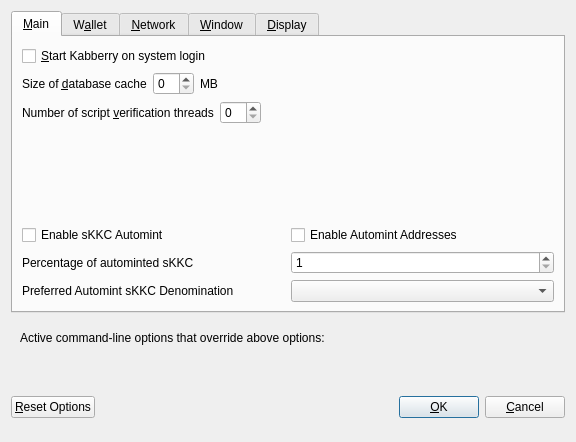
<?xml version="1.0" encoding="UTF-8"?>
<ui version="4.0">
 <class>OptionsDialog</class>
 <widget class="QDialog" name="OptionsDialog">
  <property name="geometry">
   <rect>
    <x>0</x>
    <y>0</y>
    <width>576</width>
    <height>442</height>
   </rect>
  </property>
  <property name="windowTitle">
   <string>Options</string>
  </property>
  <property name="modal">
   <bool>true</bool>
  </property>
  <layout class="QVBoxLayout" name="verticalLayout">
   <item>
    <widget class="QTabWidget" name="tabWidget">
     <property name="currentIndex">
      <number>0</number>
     </property>
     <widget class="QWidget" name="tabMain">
      <attribute name="title">
       <string>&amp;Main</string>
      </attribute>
      <layout class="QVBoxLayout" name="verticalLayout_Main">
       <item>
        <widget class="QCheckBox" name="bitcoinAtStartup">
         <property name="toolTip">
          <string>Automatically start Kabberry after logging in to the system.</string>
         </property>
         <property name="text">
          <string>&amp;Start Kabberry on system login</string>
         </property>
        </widget>
       </item>
       <item>
        <layout class="QHBoxLayout" name="horizontalLayout_2_Main">
         <item>
          <widget class="QLabel" name="databaseCacheLabel">
           <property name="text">
            <string>Size of &amp;database cache</string>
           </property>
           <property name="textFormat">
            <enum>Qt::PlainText</enum>
           </property>
           <property name="buddy">
            <cstring>databaseCache</cstring>
           </property>
          </widget>
         </item>
         <item>
          <widget class="QSpinBox" name="databaseCache"/>
         </item>
         <item>
          <widget class="QLabel" name="databaseCacheUnitLabel">
           <property name="text">
            <string>MB</string>
           </property>
           <property name="textFormat">
            <enum>Qt::PlainText</enum>
           </property>
          </widget>
         </item>
         <item>
          <spacer name="horizontalSpacer_2_Main">
           <property name="orientation">
            <enum>Qt::Horizontal</enum>
           </property>
           <property name="sizeHint" stdset="0">
            <size>
             <width>40</width>
             <height>20</height>
            </size>
           </property>
          </spacer>
         </item>
        </layout>
       </item>
       <item>
        <layout class="QHBoxLayout" name="horizontalLayout_3_Main">
         <item>
          <widget class="QLabel" name="threadsScriptVerifLabel">
           <property name="text">
            <string>Number of script &amp;verification threads</string>
           </property>
           <property name="textFormat">
            <enum>Qt::PlainText</enum>
           </property>
           <property name="buddy">
            <cstring>threadsScriptVerif</cstring>
           </property>
          </widget>
         </item>
         <item>
          <widget class="QSpinBox" name="threadsScriptVerif">
           <property name="toolTip">
            <string>(0 = auto, &lt;0 = leave that many cores free)</string>
           </property>
          </widget>
         </item>
         <item>
          <spacer name="horizontalSpacer_3_Main">
           <property name="orientation">
            <enum>Qt::Horizontal</enum>
           </property>
           <property name="sizeHint" stdset="0">
            <size>
             <width>40</width>
             <height>20</height>
            </size>
           </property>
          </spacer>
         </item>
        </layout>
       </item>
       <item>
        <spacer name="verticalSpacer_2">
         <property name="orientation">
          <enum>Qt::Vertical</enum>
         </property>
         <property name="sizeHint" stdset="0">
          <size>
           <width>20</width>
           <height>40</height>
          </size>
         </property>
        </spacer>
       </item>
       <item>
        <widget class="QWidget" name="verticalsKKCOptionsWidget" native="true">
         <layout class="QVBoxLayout" name="verticalsKKCOptionsLayout">
          <property name="margin">
           <number>0</number>
          </property>
          <item>
           <layout class="QHBoxLayout" name="horizontalAutomintingLayout">
            <item>
             <widget class="QCheckBox" name="checkBoxZeromintEnable">
              <property name="toolTip">
               <string>Enable automatic minting of KKC units to sKKC</string>
              </property>
              <property name="layoutDirection">
               <enum>Qt::LeftToRight</enum>
              </property>
              <property name="text">
               <string>Enable sKKC Automint</string>
              </property>
             </widget>
            </item>
            <item>
             <widget class="QCheckBox" name="checkBoxZeromintAddresses">
              <property name="toolTip">
               <string>Enable automatic sKKC minting from specific addresses</string>
              </property>
              <property name="layoutDirection">
               <enum>Qt::LeftToRight</enum>
              </property>
              <property name="text">
               <string>Enable Automint Addresses</string>
              </property>
             </widget>
            </item>
           </layout>
          </item>
          <item>
           <layout class="QHBoxLayout" name="horizontalZmintPercentageLayout">
            <item>
             <widget class="QLabel" name="percentage_label">
              <property name="toolTip">
               <string>Percentage of incoming KKC which get automatically converted to sKKC via Zerocoin Protocol (min: 10%)</string>
              </property>
              <property name="text">
               <string>Percentage of autominted sKKC</string>
              </property>
             </widget>
            </item>
            <item>
             <widget class="QSpinBox" name="zeromintPercentage">
              <property name="minimum">
               <number>1</number>
              </property>
              <property name="maximum">
               <number>100</number>
              </property>
             </widget>
            </item>
           </layout>
          </item>
          <item>
           <layout class="QHBoxLayout" name="horizontalLayout" stretch="0,0">
            <property name="sizeConstraint">
             <enum>QLayout::SetFixedSize</enum>
            </property>
            <item>
             <widget class="QLabel" name="labelPreferredDenom">
              <property name="maximumSize">
               <size>
                <width>16777215</width>
                <height>16777215</height>
               </size>
              </property>
              <property name="toolTip">
               <string>Wait with automatic conversion to Zerocoin until enough KKC for this denomination is available</string>
              </property>
              <property name="text">
               <string>Preferred Automint sKKC Denomination</string>
              </property>
             </widget>
            </item>
            <item>
             <widget class="QComboBox" name="preferredDenom">
              <property name="maximumSize">
               <size>
                <width>16777215</width>
                <height>27</height>
               </size>
              </property>
              <property name="toolTip">
               <string>Wait with automatic conversion to Zerocoin until enough KKC for this denomination is available</string>
              </property>
              <property name="maxVisibleItems">
               <number>9</number>
              </property>
              <property name="maxCount">
               <number>9</number>
              </property>
             </widget>
            </item>
           </layout>
          </item>
         </layout>
        </widget>
       </item>
      </layout>
     </widget>
     <widget class="QWidget" name="tabWallet">
      <attribute name="title">
       <string>W&amp;allet</string>
      </attribute>
      <layout class="QVBoxLayout" name="verticalLayout_Wallet">
       <item>
        <layout class="QHBoxLayout" name="horizontalLayout_2_Wallet">
         <item>
          <widget class="QLabel" name="labelStakeSplitThresholdText">
           <property name="text">
            <string>Stake split threshold:</string>
           </property>
          </widget>
         </item>
         <item>
          <widget class="QSpinBox" name="spinBoxStakeSplitThreshold">
           <property name="minimum">
            <number>1</number>
           </property>
           <property name="maximum">
            <number>999999</number>
           </property>
          </widget>
         </item>
        </layout>
       </item>
       <item>
        <widget class="QGroupBox" name="groupBox">
         <property name="title">
          <string>Expert</string>
         </property>
         <layout class="QVBoxLayout" name="verticalLayout_2">
          <item>
           <widget class="QCheckBox" name="coinControlFeatures">
            <property name="toolTip">
             <string>Whether to show coin control features or not.</string>
            </property>
            <property name="text">
             <string>Enable coin &amp;control features</string>
            </property>
           </widget>
          </item>
          <item>
           <widget class="QCheckBox" name="showMasternodesTab">
            <property name="toolTip">
             <string>Show additional tab listing all your masternodes in first sub-tab&lt;br/&gt;and all masternodes on the network in second sub-tab.</string>
            </property>
            <property name="text">
             <string>Show Masternodes Tab</string>
            </property>
           </widget>
          </item>
          <item>
           <widget class="QCheckBox" name="spendZeroConfChange">
            <property name="toolTip">
             <string>If you disable the spending of unconfirmed change, the change from a transaction&lt;br/&gt;cannot be used until that transaction has at least one confirmation.&lt;br/&gt;This also affects how your balance is computed.</string>
            </property>
            <property name="text">
             <string>&amp;Spend unconfirmed change</string>
            </property>
           </widget>
          </item>
         </layout>
        </widget>
       </item>
       <item>
        <spacer name="verticalSpacer_Wallet">
         <property name="orientation">
          <enum>Qt::Vertical</enum>
         </property>
         <property name="sizeHint" stdset="0">
          <size>
           <width>20</width>
           <height>40</height>
          </size>
         </property>
        </spacer>
       </item>
      </layout>
     </widget>
     <widget class="QWidget" name="tabNetwork">
      <attribute name="title">
       <string>&amp;Network</string>
      </attribute>
      <layout class="QVBoxLayout" name="verticalLayout_Network">
       <item>
        <widget class="QCheckBox" name="mapPortUpnp">
         <property name="toolTip">
          <string>Automatically open the Kabberry client port on the router. This only works when your router supports UPnP and it is enabled.</string>
         </property>
         <property name="text">
          <string>Map port using &amp;UPnP</string>
         </property>
        </widget>
       </item>
       <item>
        <widget class="QCheckBox" name="allowIncoming">
         <property name="toolTip">
          <string>Accept connections from outside</string>
         </property>
         <property name="text">
          <string>Allow incoming connections</string>
         </property>
        </widget>
       </item>
       <item>
        <widget class="QCheckBox" name="connectSocks">
         <property name="toolTip">
          <string>Connect to the Kabberry network through a SOCKS5 proxy.</string>
         </property>
         <property name="text">
          <string>&amp;Connect through SOCKS5 proxy (default proxy):</string>
         </property>
        </widget>
       </item>
       <item>
        <layout class="QHBoxLayout" name="horizontalLayout_1_Network">
         <item>
          <widget class="QLabel" name="proxyIpLabel">
           <property name="text">
            <string>Proxy &amp;IP:</string>
           </property>
           <property name="textFormat">
            <enum>Qt::PlainText</enum>
           </property>
           <property name="buddy">
            <cstring>proxyIp</cstring>
           </property>
          </widget>
         </item>
         <item>
          <widget class="QValidatedLineEdit" name="proxyIp">
           <property name="minimumSize">
            <size>
             <width>140</width>
             <height>0</height>
            </size>
           </property>
           <property name="maximumSize">
            <size>
             <width>140</width>
             <height>16777215</height>
            </size>
           </property>
           <property name="toolTip">
            <string>IP address of the proxy (e.g. IPv4: 127.0.0.1 / IPv6: ::1)</string>
           </property>
          </widget>
         </item>
         <item>
          <widget class="QLabel" name="proxyPortLabel">
           <property name="text">
            <string>&amp;Port:</string>
           </property>
           <property name="textFormat">
            <enum>Qt::PlainText</enum>
           </property>
           <property name="buddy">
            <cstring>proxyPort</cstring>
           </property>
          </widget>
         </item>
         <item>
          <widget class="QLineEdit" name="proxyPort">
           <property name="minimumSize">
            <size>
             <width>55</width>
             <height>0</height>
            </size>
           </property>
           <property name="maximumSize">
            <size>
             <width>55</width>
             <height>16777215</height>
            </size>
           </property>
           <property name="toolTip">
            <string>Port of the proxy (e.g. 9050)</string>
           </property>
          </widget>
         </item>
         <item>
          <spacer name="horizontalSpacer_1_Network">
           <property name="orientation">
            <enum>Qt::Horizontal</enum>
           </property>
           <property name="sizeHint" stdset="0">
            <size>
             <width>40</width>
             <height>20</height>
            </size>
           </property>
          </spacer>
         </item>
        </layout>
       </item>
       <item>
        <spacer name="verticalSpacer_Network">
         <property name="orientation">
          <enum>Qt::Vertical</enum>
         </property>
         <property name="sizeHint" stdset="0">
          <size>
           <width>20</width>
           <height>40</height>
          </size>
         </property>
        </spacer>
       </item>
      </layout>
     </widget>
     <widget class="QWidget" name="tabWindow">
      <attribute name="title">
       <string>&amp;Window</string>
      </attribute>
      <layout class="QVBoxLayout" name="verticalLayout_Window">
       <item>
        <widget class="QCheckBox" name="minimizeToTray">
         <property name="toolTip">
          <string>Show only a tray icon after minimizing the window.</string>
         </property>
         <property name="text">
          <string>&amp;Minimize to the tray instead of the taskbar</string>
         </property>
        </widget>
       </item>
       <item>
        <widget class="QCheckBox" name="minimizeOnClose">
         <property name="toolTip">
          <string>Minimize instead of exit the application when the window is closed. When this option is enabled, the application will be closed only after selecting Quit in the menu.</string>
         </property>
         <property name="text">
          <string>M&amp;inimize on close</string>
         </property>
        </widget>
       </item>
       <item>
        <spacer name="verticalSpacer_Window">
         <property name="orientation">
          <enum>Qt::Vertical</enum>
         </property>
         <property name="sizeHint" stdset="0">
          <size>
           <width>20</width>
           <height>40</height>
          </size>
         </property>
        </spacer>
       </item>
      </layout>
     </widget>
     <widget class="QWidget" name="tabDisplay">
      <attribute name="title">
       <string>&amp;Display</string>
      </attribute>
      <layout class="QVBoxLayout" name="verticalLayout_Display">
       <item>
        <layout class="QHBoxLayout" name="horizontalLayout_1_Display">
         <item>
          <widget class="QLabel" name="langLabel">
           <property name="text">
            <string>User Interface &amp;language:</string>
           </property>
           <property name="textFormat">
            <enum>Qt::PlainText</enum>
           </property>
           <property name="buddy">
            <cstring>lang</cstring>
           </property>
          </widget>
         </item>
         <item>
          <widget class="QValueComboBox" name="lang">
           <property name="toolTip">
            <string>The user interface language can be set here. This setting will take effect after restarting Kabberry.</string>
           </property>
          </widget>
         </item>
        </layout>
       </item>
       <item>
        <widget class="QLabel" name="label_3">
         <property name="toolTip">
          <string notr="true"/>
         </property>
         <property name="statusTip">
          <string notr="true"/>
         </property>
         <property name="whatsThis">
          <string notr="true"/>
         </property>
         <property name="accessibleName">
          <string notr="true"/>
         </property>
         <property name="text">
          <string>Language missing or translation incomplete? Help contributing translations here:
https://www.transifex.com/kabberry-project/kabberry-project-translations</string>
         </property>
         <property name="wordWrap">
          <bool>true</bool>
         </property>
         <property name="openExternalLinks">
          <bool>true</bool>
         </property>
         <property name="textInteractionFlags">
          <set>Qt::TextBrowserInteraction</set>
         </property>
        </widget>
       </item>
       <item>
        <layout class="QHBoxLayout" name="horizontalLayout_2_Display" stretch="0,0">
         <item>
          <widget class="QLabel" name="themeLabel">
           <property name="text">
            <string>User Interface Theme:</string>
           </property>
          </widget>
         </item>
         <item>
          <widget class="QValueComboBox" name="theme"/>
         </item>
        </layout>
       </item>
       <item>
        <widget class="QWidget" name="verticalsKKCDisplayWidget" native="true">
         <layout class="QVBoxLayout" name="verticalsKKCDisplayLayout">
          <property name="margin">
           <number>0</number>
          </property>
          <item>
           <widget class="Line" name="line">
            <property name="orientation">
             <enum>Qt::Horizontal</enum>
            </property>
           </widget>
          </item>
          <item>
           <layout class="QHBoxLayout" name="horizontalLayout_3_Display">
            <item>
             <widget class="QLabel" name="unitLabel">
              <property name="text">
               <string>Unit to show amounts in:</string>
              </property>
              <property name="textFormat">
               <enum>Qt::PlainText</enum>
              </property>
             </widget>
            </item>
            <item>
             <widget class="QValueComboBox" name="unit">
              <property name="toolTip">
               <string>Choose the default subdivision unit to show in the interface and when sending coins.</string>
              </property>
             </widget>
            </item>
           </layout>
          </item>
          <item>
           <layout class="QHBoxLayout" name="horizontalLayout_4_Display">
            <item>
             <widget class="QLabel" name="digitsLabel">
              <property name="text">
               <string>Decimal digits</string>
              </property>
             </widget>
            </item>
            <item>
             <widget class="QValueComboBox" name="digits"/>
            </item>
           </layout>
          </item>
          <item>
           <layout class="QHBoxLayout" name="horizontalLayout_5_Display">
            <item>
             <widget class="QCheckBox" name="checkBoxHideZeroBalances">
              <property name="toolTip">
               <string>Hide empty balances</string>
              </property>
              <property name="layoutDirection">
               <enum>Qt::LeftToRight</enum>
              </property>
              <property name="text">
               <string>Hide empty balances</string>
              </property>
             </widget>
            </item>
            <item>
             <widget class="QCheckBox" name="checkBoxHideOrphans">
              <property name="toolTip">
               <string>Hide orphan stakes in transaction lists</string>
              </property>
              <property name="text">
               <string>Hide orphan stakes</string>
              </property>
             </widget>
            </item>
            <item>
             <spacer name="horizontalSpacer">
              <property name="orientation">
               <enum>Qt::Horizontal</enum>
              </property>
              <property name="sizeHint" stdset="0">
               <size>
                <width>40</width>
                <height>20</height>
               </size>
              </property>
             </spacer>
            </item>
           </layout>
          </item>
          <item>
           <layout class="QHBoxLayout" name="horizontalLayout_6_Display">
            <item>
             <widget class="QLabel" name="thirdPartyTxUrlsLabel">
              <property name="toolTip">
               <string>Third party URLs (e.g. a block explorer) that appear in the transactions tab as context menu items. %s in the URL is replaced by transaction hash. Multiple URLs are separated by vertical bar |.</string>
              </property>
              <property name="text">
               <string>Third party transaction URLs</string>
              </property>
             </widget>
            </item>
            <item>
             <widget class="QLineEdit" name="thirdPartyTxUrls">
              <property name="toolTip">
               <string>Third party URLs (e.g. a block explorer) that appear in the transactions tab as context menu items. %s in the URL is replaced by transaction hash. Multiple URLs are separated by vertical bar |.</string>
              </property>
             </widget>
            </item>
           </layout>
          </item>
         </layout>
        </widget>
       </item>
       <item>
        <spacer name="verticalSpacer">
         <property name="orientation">
          <enum>Qt::Vertical</enum>
         </property>
         <property name="sizeHint" stdset="0">
          <size>
           <width>20</width>
           <height>40</height>
          </size>
         </property>
        </spacer>
       </item>
      </layout>
     </widget>
    </widget>
   </item>
   <item>
    <widget class="QFrame" name="frame">
     <layout class="QVBoxLayout" name="verticalLayout_Bottom">
      <item>
       <layout class="QHBoxLayout" name="horizontalLayout_Bottom">
        <item>
         <widget class="QLabel" name="overriddenByCommandLineInfoLabel">
          <property name="text">
           <string>Active command-line options that override above options:</string>
          </property>
          <property name="textFormat">
           <enum>Qt::PlainText</enum>
          </property>
         </widget>
        </item>
        <item>
         <spacer name="horizontalSpacer_Bottom">
          <property name="orientation">
           <enum>Qt::Horizontal</enum>
          </property>
          <property name="sizeHint" stdset="0">
           <size>
            <width>40</width>
            <height>20</height>
           </size>
          </property>
         </spacer>
        </item>
       </layout>
      </item>
      <item>
       <widget class="QLabel" name="overriddenByCommandLineLabel">
        <property name="text">
         <string/>
        </property>
        <property name="textFormat">
         <enum>Qt::PlainText</enum>
        </property>
        <property name="wordWrap">
         <bool>true</bool>
        </property>
       </widget>
      </item>
     </layout>
    </widget>
   </item>
   <item>
    <layout class="QHBoxLayout" name="horizontalLayout_Buttons">
     <item>
      <widget class="QPushButton" name="resetButton">
       <property name="toolTip">
        <string>Reset all client options to default.</string>
       </property>
       <property name="text">
        <string>&amp;Reset Options</string>
       </property>
       <property name="autoDefault">
        <bool>false</bool>
       </property>
      </widget>
     </item>
     <item>
      <spacer name="horizontalSpacer_1">
       <property name="orientation">
        <enum>Qt::Horizontal</enum>
       </property>
       <property name="sizeHint" stdset="0">
        <size>
         <width>40</width>
         <height>48</height>
        </size>
       </property>
      </spacer>
     </item>
     <item>
      <widget class="QLabel" name="statusLabel">
       <property name="minimumSize">
        <size>
         <width>200</width>
         <height>0</height>
        </size>
       </property>
       <property name="font">
        <font>
         <weight>75</weight>
         <bold>true</bold>
        </font>
       </property>
       <property name="text">
        <string/>
       </property>
       <property name="textFormat">
        <enum>Qt::PlainText</enum>
       </property>
       <property name="wordWrap">
        <bool>true</bool>
       </property>
      </widget>
     </item>
     <item>
      <spacer name="horizontalSpacer_2">
       <property name="orientation">
        <enum>Qt::Horizontal</enum>
       </property>
       <property name="sizeHint" stdset="0">
        <size>
         <width>40</width>
         <height>48</height>
        </size>
       </property>
      </spacer>
     </item>
     <item>
      <widget class="QPushButton" name="okButton">
       <property name="text">
        <string>&amp;OK</string>
       </property>
       <property name="autoDefault">
        <bool>false</bool>
       </property>
       <property name="default">
        <bool>true</bool>
       </property>
      </widget>
     </item>
     <item>
      <widget class="QPushButton" name="cancelButton">
       <property name="text">
        <string>&amp;Cancel</string>
       </property>
       <property name="autoDefault">
        <bool>false</bool>
       </property>
      </widget>
     </item>
    </layout>
   </item>
  </layout>
 </widget>
 <customwidgets>
  <customwidget>
   <class>QValidatedLineEdit</class>
   <extends>QLineEdit</extends>
   <header>qvalidatedlineedit.h</header>
  </customwidget>
  <customwidget>
   <class>QValueComboBox</class>
   <extends>QComboBox</extends>
   <header>qvaluecombobox.h</header>
  </customwidget>
 </customwidgets>
 <resources/>
 <connections/>
</ui>
